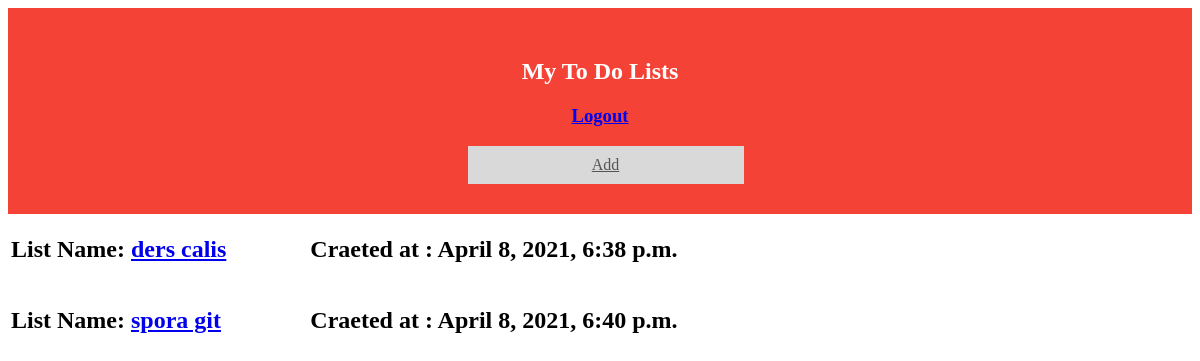
Page /index/ (signed in) on the committed database.
### lists/models.py (models this page shows, shortened)
class Lists(models.Model):
    user = models.ForeignKey(User, on_delete= models.CASCADE)
    name = models.CharField(max_length=30)
    created_at = models.DateTimeField(auto_now_add=True)
    updated_at = models.DateTimeField(auto_now=True)
    slug = models.SlugField(null=False, unique=True)
    class MPTTMeta:
      order_insertion_by = ['created_at']

### home/views.py (the view)
# urls.py: path('', views.index, name='index'),
@login_required(login_url='/login')  # Check login
def index(request):
    current_user = request.user
    lists = Lists.objects.filter(user_id=current_user)
    context = {
        'lists': lists
    }
    return render(request, 'index.html',context)

### home/templates/index.html (shortened to what this page needs)
<!DOCTYPE html>
<html lang="en">
<head>
</head>
<body>
{% if user.id is not None %}
    <div id="myDIV" class="header">
      <h2>My To Do Lists</h2><h3><a href="/logout">Logout</a></h3>
       <a style="margin-left: 38%" href="/addlist" class="addBtn">Add</a>
    </div>
     <table class="table table-bordered table-condensed">
         {% for rs in lists %}
                    <tr>
                        <td  style="margin-left: 80px"  class="text-left"><h2 style="border-color: red">List Name: <a href="/list/{{ rs.id }}/{{ rs.slug }}"> {{ rs.name }}</a></h2></td>
                        <td style="margin-left: 80px" class="text-left"><h2 style="margin-left: 80px">Craeted at : {{ rs.created_at }}</h2></td>
                    </tr>
         {% endfor %}
     </table>
{% endif %}
</body>
</html>

### home/templates/index.html (style rules this page uses)
* { box-sizing: border-box; }
.header { background-color: #f44336; padding: 30px 40px; color: white; text-align: center; }
.header:after { content: ""; display: table; clear: both; }
.addBtn { padding: 10px; width: 25%; background: #d9d9d9; color: #555; float: left; text-align: center; font-size: 16px; cursor: pointer; transition: 0.3s; border-radius: 0; }

### rows in the picture
Lists: name "ders calis", created_at "April 8, 2021, 6:38 p.m."
Lists: name "spora git", created_at "April 8, 2021, 6:40 p.m."
